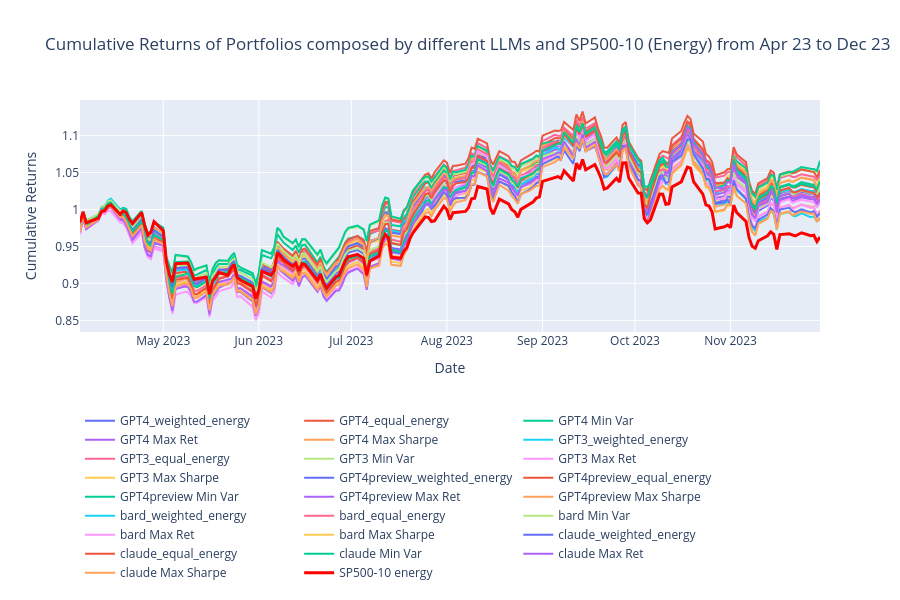

This figure's notebook cell:
### Markdown cell above
## Portfolio performance

### Code cell
index_names = {
    sector_ticker: f'{full_ticker} {sector_name}'
}

cumulative_returns_gpt_compare[index_names[sector_ticker]] = (1 + index_data_outs[ticker]).cumprod()

cumulative_returns_gpt_compare.index = pd.to_datetime(cumulative_returns_gpt_compare.index)
outsample_data = cumulative_returns_gpt_compare.loc[outsample_startdate:outsample_enddate]

fig = go.Figure()

for i, column in enumerate(outsample_data.columns):
    if column == f'{full_ticker} {sector_name}':
        fig.add_trace(go.Scatter(x=outsample_data.index,
                                 y=outsample_data[column],
                                 mode='lines',
                                 name=column,
                                 line=dict(width=3, color='red')))

    else:
        fig.add_trace(go.Scatter(x=outsample_data.index,
                                 y=outsample_data[column],
                                 mode='lines',
                                 name=column))

num_asset = len(df_sector)
fig.update_layout(
    title=f'Cumulative Returns of Portfolios composed by different LLMs and {full_ticker} ({sector_name_full}) from Apr 23 to Dec 23',
    xaxis_title='Date',
    yaxis_title='Cumulative Returns',
    hovermode="x unified",
    height=600
)

fig.update_layout(legend=dict(orientation = "h", yanchor="bottom",y=-1.1,xanchor="left", x=0))


fig.show()

### Figure 1 — Plotly figure (JSON) as saved in the notebook; plotly's stock layout.template omitted (floating-point values rounded to 4 significant figures; data arrays with more than 128 entries replaced by an {"elided": "..."} marker saying what was removed)
{"data": [{"mode": "lines", "name": "GPT4_weighted_energy", "type": "scatter", "x": {"elided": "167 str values"}, "y": {"elided": "167 float values"}}, {"mode": "lines", "name": "GPT4_equal_energy", "type": "scatter", "x": {"elided": "167 str values"}, "y": {"elided": "167 float values"}}, {"mode": "lines", "name": "GPT4 Min Var", "type": "scatter", "x": {"elided": "167 str values"}, "y": {"elided": "167 float values"}}, {"mode": "lines", "name": "GPT4 Max Ret", "type": "scatter", "x": {"elided": "167 str values"}, "y": {"elided": "167 float values"}}, {"mode": "lines", "name": "GPT4 Max Sharpe", "type": "scatter", "x": {"elided": "167 str values"}, "y": {"elided": "167 float values"}}, {"mode": "lines", "name": "GPT3_weighted_energy", "type": "scatter", "x": {"elided": "167 str values"}, "y": {"elided": "167 float values"}}, {"mode": "lines", "name": "GPT3_equal_energy", "type": "scatter", "x": {"elided": "167 str values"}, "y": {"elided": "167 float values"}}, {"mode": "lines", "name": "GPT3 Min Var", "type": "scatter", "x": {"elided": "167 str values"}, "y": {"elided": "167 float values"}}, {"mode": "lines", "name": "GPT3 Max Ret", "type": "scatter", "x": {"elided": "167 str values"}, "y": {"elided": "167 float values"}}, {"mode": "lines", "name": "GPT3 Max Sharpe", "type": "scatter", "x": {"elided": "167 str values"}, "y": {"elided": "167 float values"}}, {"mode": "lines", "name": "GPT4preview_weighted_energy", "type": "scatter", "x": {"elided": "167 str values"}, "y": {"elided": "167 float values"}}, {"mode": "lines", "name": "GPT4preview_equal_energy", "type": "scatter", "x": {"elided": "167 str values"}, "y": {"elided": "167 float values"}}, {"mode": "lines", "name": "GPT4preview Min Var", "type": "scatter", "x": {"elided": "167 str values"}, "y": {"elided": "167 float values"}}, {"mode": "lines", "name": "GPT4preview Max Ret", "type": "scatter", "x": {"elided": "167 str values"}, "y": {"elided": "167 float values"}}, {"mode": "lines", "name": "GPT4preview Max Sharpe", "type": "scatter", "x": {"elided": "167 str values"}, "y": {"elided": "167 float values"}}, {"mode": "lines", "name": "bard_weighted_energy", "type": "scatter", "x": {"elided": "167 str values"}, "y": {"elided": "167 float values"}}, {"mode": "lines", "name": "bard_equal_energy", "type": "scatter", "x": {"elided": "167 str values"}, "y": {"elided": "167 float values"}}, {"mode": "lines", "name": "bard Min Var", "type": "scatter", "x": {"elided": "167 str values"}, "y": {"elided": "167 float values"}}, {"mode": "lines", "name": "bard Max Ret", "type": "scatter", "x": {"elided": "167 str values"}, "y": {"elided": "167 float values"}}, {"mode": "lines", "name": "bard Max Sharpe", "type": "scatter", "x": {"elided": "167 str values"}, "y": {"elided": "167 float values"}}, {"mode": "lines", "name": "claude_weighted_energy", "type": "scatter", "x": {"elided": "167 str values"}, "y": {"elided": "167 float values"}}, {"mode": "lines", "name": "claude_equal_energy", "type": "scatter", "x": {"elided": "167 str values"}, "y": {"elided": "167 float values"}}, {"mode": "lines", "name": "claude Min Var", "type": "scatter", "x": {"elided": "167 str values"}, "y": {"elided": "167 float values"}}, {"mode": "lines", "name": "claude Max Ret", "type": "scatter", "x": {"elided": "167 str values"}, "y": {"elided": "167 float values"}}, {"mode": "lines", "name": "claude Max Sharpe", "type": "scatter", "x": {"elided": "167 str values"}, "y": {"elided": "167 float values"}}, {"line": {"color": "red", "width": 3}, "mode": "lines", "name": "SP500-10 energy", "type": "scatter", "x": {"elided": "167 str values"}, "y": {"elided": "167 float values"}}], "layout": {"height": 600, "hovermode": "x unified", "legend": {"orientation": "h", "x": 0, "xanchor": "left", "y": -1.1, "yanchor": "bottom"}, "title": {"text": "Cumulative Returns of Portfolios composed by different LLMs and SP500-10 (Energy) from Apr 23 to Dec 23"}, "xaxis": {"title": {"text": "Date"}}, "yaxis": {"title": {"text": "Cumulative Returns"}}}}
